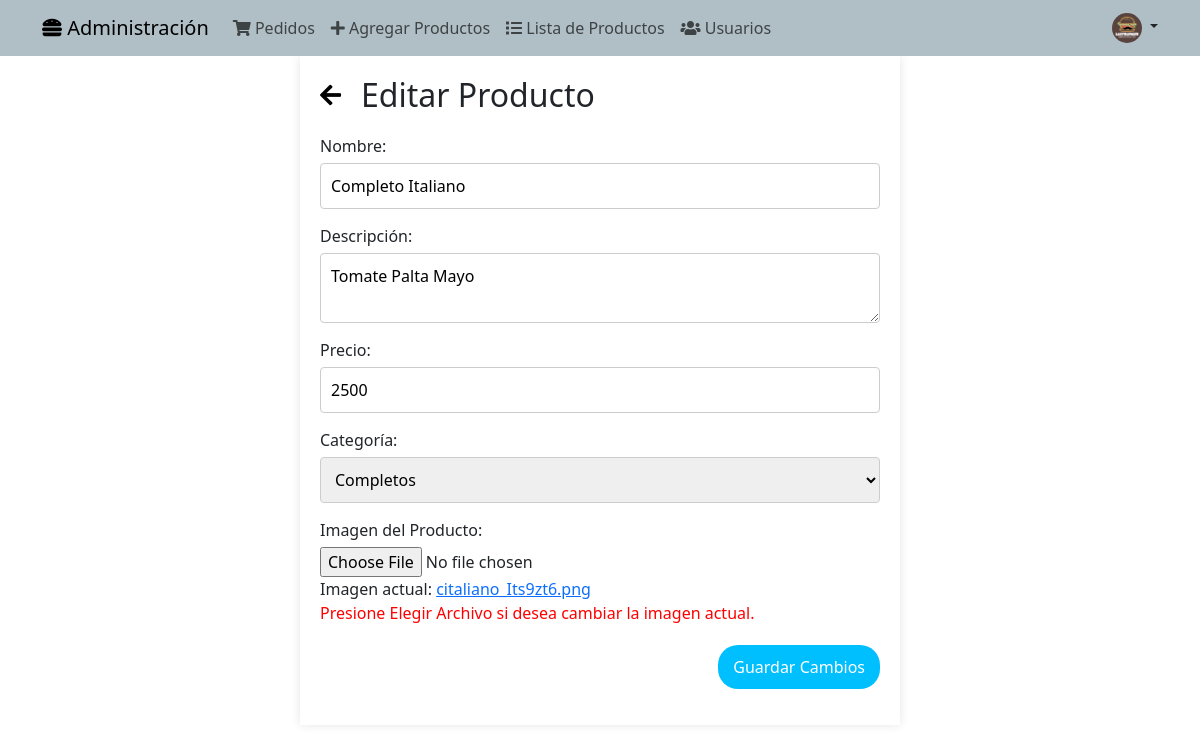
Before: /editarprod/11 with the older database file.
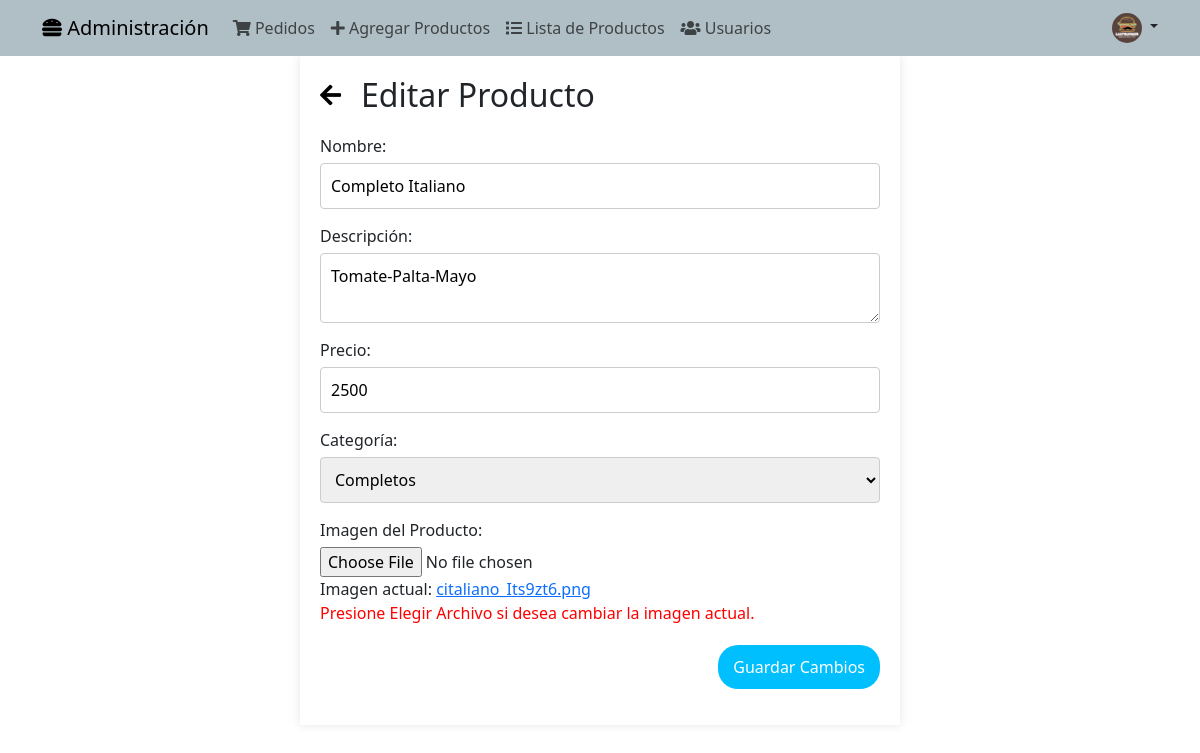
After: the same page with the newer database file.
### aplicacion/models.py (models this page shows, shortened)
class Producto(models.Model):
    id = models.AutoField(primary_key=True)
    nombre = models.CharField(max_length=40,null=False,
    validators=[RegexValidator(r'^[a-zA-Z ]*$', 'Ingrese solo letras y espacios.')])
    descripcion = models.TextField(max_length=300,null=False)
    precio =  models.IntegerField(validators=[MinValueValidator(0)],null=False)
    categoria = models.CharField(max_length=50, choices=CATEGORIAS, default='Sin Seleccionar',null=False)
    imagen = models.ImageField(upload_to='productos/',null=False)

### aplicacion/views.py (the view, shortened to what this page needs)
# urls.py: path('editarprod/<id>',editarprod, name='editarprod'),
def editarprod(request, id):
    producto = get_object_or_404(Producto, id=id)
    imagen_nombre = producto.imagen.name.split('/')[-1] if producto.imagen else None
    datos = {
        "producto": producto,
        "imagen_url": producto.imagen.url if producto.imagen else None,
        "imagen_nombre": imagen_nombre
    }
    return render(request, 'aplicacion/editarprod.html', datos)

### aplicacion/context_processor.py (called while the page is built)
def total_carrito(request):
    total = 0
    if request.user.is_authenticated:
        if "carrito" in request.session.keys():
            for key, value in request.session["carrito"].items():
                total += int(value["acumulado"])
    return {"total_carrito": total}  # Devolver el total dentro de un diccionario con la clave adecuada

### aplicacion/templates/aplicacion/editarprod.html (shortened to what this page needs)
{% extends "aplicacion/baseadmin.html" %}
{% load static %}
{% block contenidoadmin %}
    <link rel="stylesheet" href="{% static 'aplicacion/css/editartabla.css' %}">
    <link rel="stylesheet" href="{% static 'aplicacion/css/admbtn.css' %}">
    <div class="edit-form-container">
        <div class="form-header">
            <a href="{% url 'admlista' %}" class="back-arrow"><i class="fas fa-arrow-left"></i></a>
            <h2>Editar Producto</h2>
        </div>
        <form method="post" enctype="multipart/form-data" class="was-validated">
            <div class="form-group">
                <label for="nombre">Nombre:</label>
                <input type="text" id="nombre" name="nombre" value="{{ producto.nombre }}"  required oninput="validarNombre()">
            </div>
            <div class="form-group">
                <label for="descripcion">Descripción:</label>
                <textarea id="descripcion" name="descripcion" required oninput="validarDescripcion()">{{ producto.descripcion }}</textarea>
            </div>
            <div class="form-group">
                <label for="precio">Precio:</label>
                <input type="text" id="precio" name="precio" value="{{ producto.precio }}" required oninput="validarPrecio()">
            </div>
            <div class="form-group">
                <label for="categoria">Categoría:</label>
                <select id="categoria" name="categoria" required onchange="validarCategoria()">
                    <option value="Completos" {% if producto.categoria == "Completos" %}selected{% endif %}>Completos</option>
                </select>
            </div>
            <div class="form-group">
                <label for="imagen">Imagen del Producto:</label>
                <input type="file" id="imagen" name="imagen" accept="image/*" onchange="validarImagen()">
                {% if imagen_url %}
                <div>
                    Imagen actual: <a href="{{ imagen_url }}" target="_blank">{{ imagen_nombre }}</a>
                </div>
                {% endif %}
                <span style="color: red;">Presione Elegir Archivo si desea cambiar la imagen actual.</span>
            </div>
            <div class="form-actions">
                <button type="submit" >Guardar Cambios</button>
            </div>
        </form>
    </div>
{% endblock contenidoadmin %}

Changed rows visible on the page:
changed Producto "Completo Italiano": descripcion "Tomate Palta Mayo" → "Tomate-Palta-Mayo"
